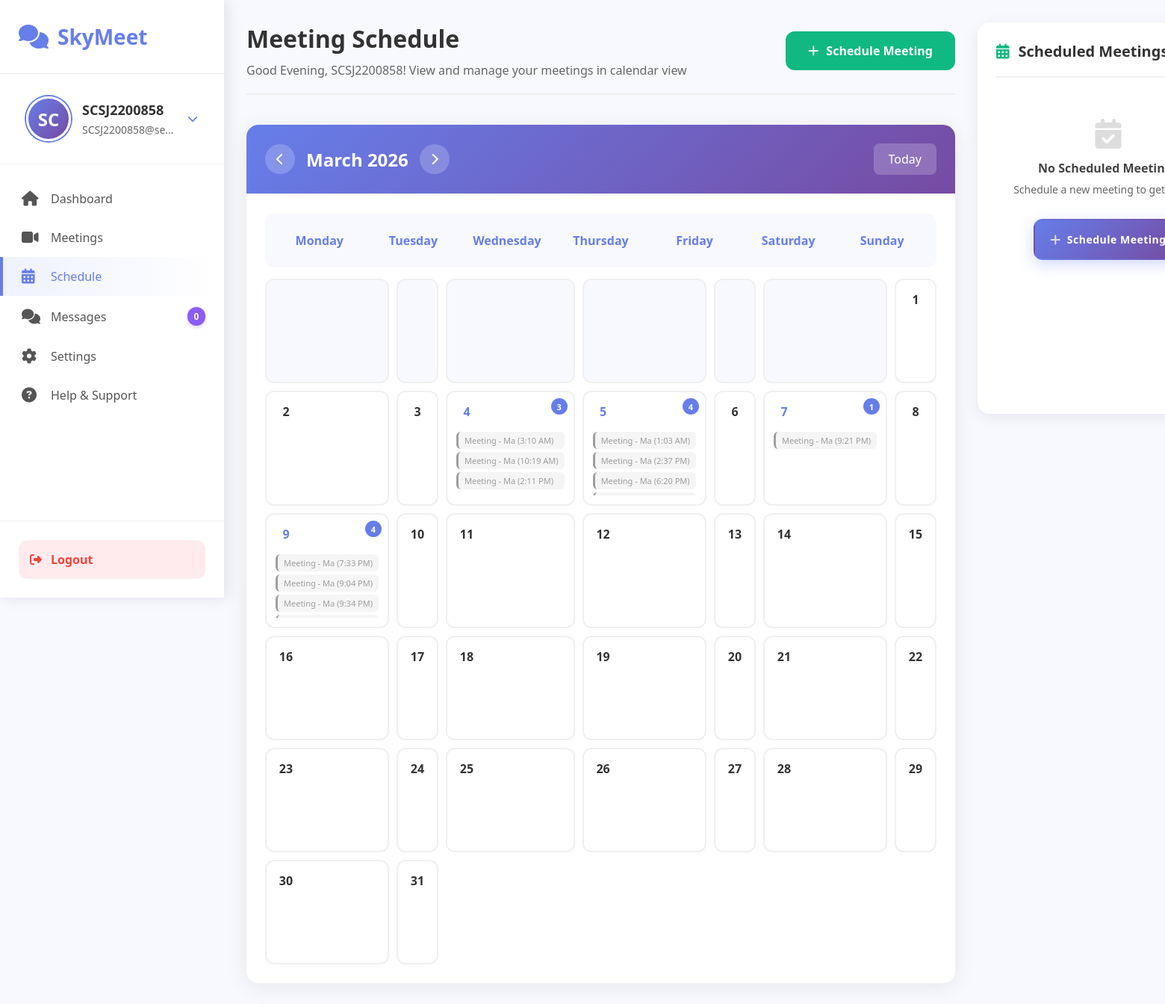
The app's page /schedule.php?month=3&year=2026 (signed in) with its own data.
### tables this page shows
CREATE TABLE `users` (
  `id` int(11) NOT NULL,
  `username` varchar(100) DEFAULT NULL,
  `email` varchar(100) NOT NULL,
  `education_level` varchar(50) DEFAULT NULL,
  `program` varchar(100) DEFAULT NULL,
  `semester` varchar(20) DEFAULT NULL,
  `year` varchar(10) DEFAULT NULL,
  `student_id` varchar(50) DEFAULT NULL,
  `password` varchar(255) NOT NULL,
  `role` varchar(20) DEFAULT 'user',
  `created_at` timestamp NOT NULL DEFAULT current_timestamp(),
  `profile_photo` varchar(255) DEFAULT NULL,
  `last_activity` timestamp NULL DEFAULT NULL
);

CREATE TABLE `meetings` (
  `id` int(11) NOT NULL,
  `title` varchar(200) NOT NULL,
  `description` text DEFAULT NULL,
  `host_id` int(11) NOT NULL,
  `meeting_date` date NOT NULL,
  `start_time` time NOT NULL,
  `end_time` time NOT NULL,
  `participants` text DEFAULT NULL,
  `status` enum('scheduled','ongoing','completed','cancelled') DEFAULT 'scheduled',
  `room_id` varchar(100) NOT NULL,
  `password` varchar(255) DEFAULT NULL,
  `is_password_protected` tinyint(1) DEFAULT 0,
  `created_at` timestamp NOT NULL DEFAULT current_timestamp(),
  `updated_at` timestamp NOT NULL DEFAULT current_timestamp() ON UPDATE current_timestamp(),
  `username` varchar(50) NOT NULL
);

### profile_utils.php (called while the page is built, shortened)
<?php
if (!function_exists('getInitials')) {
    function getInitials($username) {
        if (strlen($username) >= 2) {
            return strtoupper(substr($username, 0, 2));
        }
        return strtoupper($username . $username);
    }
}
function getProfilePhoto($user) {
    if (!empty($user['profile_photo'])) {
        $photo_path = 'uploads/profile_photos/' . $user['profile_photo'];
    }
    return false;
}
function getCurrentUser($conn, $user_id) {
    $sql = "SELECT id, username, email, profile_photo FROM users WHERE id = ?";
    $stmt = $conn->prepare($sql);
    $stmt->bind_param("i", $user_id);
    $stmt->execute();
    $result = $stmt->get_result();
    $user = $result->fetch_assoc();
    return $user;
}
?>

### schedule.php (the view, shortened to what this page needs)
<?php
require_once 'connect.php';
require_once 'profile_utils.php';
$user_id = $_SESSION['user_id'];
$username = $_SESSION['username'];
$user = getCurrentUser($conn, $user_id);
$unread_private_sql = "SELECT COUNT(*) as count FROM messages
                       WHERE receiver_id = ? AND is_read = 0";
$unread_private_stmt = $conn->prepare($unread_private_sql);
$unread_private_count = 0;
if ($unread_private_stmt) {
    $unread_private_stmt->bind_param("i", $user_id);
    $unread_private_stmt->execute();
    $unread_private_result = $unread_private_stmt->get_result();
    $unread_private_data = $unread_private_result->fetch_assoc();
    $unread_private_count = $unread_private_data['count'] ?? 0;
}
$unread_group_sql = "SELECT COUNT(*) as count
                     FROM group_messages gm
                     JOIN group_members g ON gm.group_id = g.group_id
                     WHERE g.user_id = ?
                     AND gm.id > COALESCE(g.last_read_message_id, 0)
                     AND gm.sender_id != ?";
$unread_group_stmt = $conn->prepare($unread_group_sql);
$unread_group_count = 0;
if ($unread_group_stmt) {
    $unread_group_stmt->bind_param("ii", $user_id, $user_id);
    $unread_group_stmt->execute();
    $unread_group_result = $unread_group_stmt->get_result();
    $unread_group_data = $unread_group_result->fetch_assoc();
    $unread_group_count = $unread_group_data['count'] ?? 0;
}
$pending_requests_count_sql = "SELECT COUNT(*) as count FROM friends f
                               JOIN users u ON f.user_id = u.id
                               WHERE f.friend_id = ? AND f.status = 'pending'
                               AND u.username != 'admin' AND u.email NOT LIKE '%admin%'";
$pending_count_stmt = $conn->prepare($pending_requests_count_sql);
$pending_requests_count = 0;
if ($pending_count_stmt) {
    $pending_count_stmt->bind_param("i", $user_id);
    $pending_count_stmt->execute();
    $pending_count_result = $pending_count_stmt->get_result();
    $pending_count_data = $pending_count_result->fetch_assoc();
    $pending_requests_count = $pending_count_data['count'] ?? 0;
}
$total_unread_messages = $unread_private_count + $unread_group_count + $pending_requests_count;
function getMeetingStatus($meeting_date, $start_time, $end_time) {
    $now = time();
    $meeting_start = strtotime($meeting_date . ' ' . $start_time);
    $meeting_end = strtotime($meeting_date . ' ' . $end_time);
    return 'completed';
}
$current_month = isset($_GET['month']) ? intval($_GET['month']) : date('n');
$current_year = isset($_GET['year']) ? intval($_GET['year']) : date('Y');
$prev_month = $current_month == 1 ? 12 : $current_month - 1;
$prev_year = $current_month == 1 ? $current_year - 1 : $current_year;
$next_month = $current_month == 12 ? 1 : $current_month + 1;
$next_year = $current_month == 12 ? $current_year + 1 : $current_year;
$days_in_month = date('t', strtotime("$current_year-$current_month-01"));
$first_day_of_month = date('N', strtotime("$current_year-$current_month-01"));
$meetings = [];
$meetings_sql = "SELECT m.*
                 FROM meetings m
                 WHERE m.host_id = ?
                 AND MONTH(m.meeting_date) = ?
                 AND YEAR(m.meeting_date) = ?
                 ORDER BY m.meeting_date, m.start_time";
$meetings_stmt = $conn->prepare($meetings_sql);
$meetings_stmt->bind_param("iii", $user_id, $current_month, $current_year);
$meetings_stmt->execute();
$meetings_result = $meetings_stmt->get_result();
while ($meeting = $meetings_result->fetch_assoc()) {
    $date = date('j', strtotime($meeting['meeting_date']));
    if (!isset($meetings[$date])) {
        $meetings[$date] = [];
    }
    $meetings[$date][] = $meeting;
}
$upcoming_sql = "SELECT m.*
                 FROM meetings m
                 WHERE m.host_id = ?
                 AND (m.meeting_date > CURDATE()
                      OR (m.meeting_date = CURDATE() AND m.end_time > CURTIME()))
                 ORDER BY m.meeting_date, m.start_time
                 LIMIT 10";
$upcoming_stmt = $conn->prepare($upcoming_sql);
$upcoming_stmt->bind_param("i", $user_id);
$upcoming_stmt->execute();
$upcoming_result = $upcoming_stmt->get_result();
$upcoming_meetings = $upcoming_result->fetch_all(MYSQLI_ASSOC);
function getGreeting() {
    $hour = date('H');
    if ($hour < 12) {
        return 'Good Morning';
    } elseif ($hour < 18) {
        return 'Good Afternoon';
    } else {
        return 'Good Evening';
    }
}
?>
<!DOCTYPE html>
<html lang="en">
<head>
    <link rel="stylesheet" href="https://cdnjs.cloudflare.com/ajax/libs/font-awesome/6.4.0/css/all.min.css">
</head>
<body>
    <div class="schedule-container">
        <div class="sidebar" id="sidebar">
            <div class="logo">
                <h1><i class="fas fa-comments"></i> SkyMeet</h1>
            </div>
            <div class="user-profile">
                <div class="user-profile-content" id="userProfileTrigger">
                    <div class="user-avatar">
                        <?php
                        $profile_photo = getProfilePhoto($user);
                        if ($profile_photo): ?>
                            <img src="<?php echo htmlspecialchars($profile_photo); ?>" alt="<?php echo htmlspecialchars($username); ?>">
                        <?php else: ?>
                            <?php echo getInitials($username); ?>
                        <?php endif; ?>
                    </div>
                    <div class="user-info">
                        <h3><?php echo htmlspecialchars($username); ?></h3>
                        <p><?php echo htmlspecialchars($user['email'] ?? 'User'); ?></p>
                    </div>
                    <i class="fas fa-chevron-down dropdown-icon" id="dropdownIcon"></i>
                </div>
            </div>
            <nav class="nav-menu">
                <a href="dashboard.php" class="nav-item">
                    <i class="fas fa-home"></i> Dashboard
                </a>
                <a href="meetings.php" class="nav-item">
                    <i class="fas fa-video"></i> Meetings
                </a>
                <a href="schedule.php" class="nav-item active">
                    <i class="fas fa-calendar-alt"></i> Schedule
                </a>
                <a href="chat.php" class="nav-item">
                    <i class="fas fa-comments"></i> Messages
                    <?php if ($total_unread_messages > 0): ?>
                        <span class="nav-badge"><?php echo $total_unread_messages; ?></span>
                    <?php else: ?>
                        <span class="nav-badge">0</span>
                    <?php endif; ?>
                </a>
                <a href="settings.php" class="nav-item">
                    <i class="fas fa-cog"></i> Settings
                </a>
                <a href="help.php" class="nav-item">
                    <i class="fas fa-question-circle"></i> Help & Support
                </a>
            </nav>
            <div class="sidebar-footer">
                <form action="logout.php" method="POST">
                    <button type="submit" class="logout-btn">
                        <i class="fas fa-sign-out-alt"></i> Logout
                    </button>
                </form>
            </div>
        </div>
        <div class="main-content">
            <div class="content-left">
                <div class="header">
                    <div class="header-left">
                        <h2>Meeting Schedule</h2>
                        <p><?php echo getGreeting(); ?>, <?php echo htmlspecialchars($username); ?>! View and manage your meetings in calendar view</p>
                    </div>
                    <div class="header-right">
                        <button class="btn-quick" onclick="showMeetingModal()">
                            <i class="fas fa-plus"></i> Schedule Meeting
                        </button>
                    </div>
                </div>
                <div class="calendar-container">
                    <div class="calendar-header">
                        <div class="calendar-nav">
                            <a href="?month=<?php echo $prev_month; ?>&year=<?php echo $prev_year; ?>"
                               class="calendar-nav-btn">
                                <i class="fas fa-chevron-left"></i>
                            </a>
                            <span class="calendar-title">
                                <?php echo date('F Y', strtotime("$current_year-$current_month-01")); ?>
                            </span>
                            <a href="?month=<?php echo $next_month; ?>&year=<?php echo $next_year; ?>"
                               class="calendar-nav-btn">
                                <i class="fas fa-chevron-right"></i>
                            </a>
                        </div>
                        <div class="calendar-actions">
                            <a href="?month=<?php echo date('n'); ?>&year=<?php echo date('Y'); ?>"
                               class="btn-today">
                                Today
                            </a>
                        </div>
                    </div>
                    <div class="calendar-grid">
                        <div class="weekdays">
                            <div class="weekday">Monday</div>
                            <div class="weekday">Tuesday</div>
                            <div class="weekday">Wednesday</div>
                            <div class="weekday">Thursday</div>
                            <div class="weekday">Friday</div>
                            <div class="weekday">Saturday</div>
                            <div class="weekday">Sunday</div>
                        </div>
                        <div class="days-grid">
                            <?php
                            for ($i = 1; $i < $first_day_of_month; $i++) {
                                echo '<div class="day empty"></div>';
                            }
                            $today = date('j');
                            for ($day = 1; $day <= $days_in_month; $day++) {
                                $is_today = ($day == $today && $current_month == date('n') && $current_year == date('Y'));
                                $has_meetings = isset($meetings[$day]) && count($meetings[$day]) > 0;
                                $meeting_count = $has_meetings ? count($meetings[$day]) : 0;
                                $date_str = date('Y-m-d', strtotime("$current_year-$current_month-$day"));
                                echo '<div class="day' . ($is_today ? ' today' : '') . ($has_meetings ? ' has-meetings' : '') . '"
                                      onclick="showDayMeetings(' . $day . ', \'' . $date_str . '\')">';
                                echo '<div class="day-number">' . $day . '</div>';
                                if ($has_meetings) {
                                    echo '<div class="meeting-count">' . $meeting_count . '</div>';
                                    echo '<div class="meeting-list">';
                                    $day_meetings = $meetings[$day];
                                    usort($day_meetings, function($a, $b) {
                                        return strtotime($a['start_time']) - strtotime($b['start_time']);
                                    });
                                    foreach ($day_meetings as $meeting) {
                                        $status = getMeetingStatus($meeting['meeting_date'], $meeting['start_time'], $meeting['end_time']);
                                        $status_class = "status-" . $status;
                                        echo '<div class="meeting-item-small ' . $status_class . '"
                                              onclick="event.stopPropagation(); showMeetingDetails(' . $meeting['id'] . ', \'' . addslashes($meeting['title']) . '\', \'' . addslashes($meeting['description']) . '\', \'' . $meeting['meeting_date'] . '\', \'' . $meeting['start_time'] . '\', \'' . $meeting['end_time'] . '\', \'' . $status . '\', \'' . $meeting['room_id'] . '\')">'
                                              . htmlspecialchars(substr($meeting['title'], 0, 12)) .
                                              ' (' . date('g:i A', strtotime($meeting['start_time'])) . ')' .
                                              '</div>';
                                    }
                                    echo '</div>';
                                }
                                echo '</div>';
                            }
                            ?>
                        </div>
                    </div>
                </div>
            </div>
            <div class="right-sidebar">
                <div class="right-sidebar-header">
                    <h3><i class="fas fa-calendar-alt"></i> Scheduled Meetings</h3>
                </div>
                <div class="upcoming-list">
                    <?php if (empty($upcoming_meetings)): ?>
                        <div class="empty-state">
                            <i class="fas fa-calendar-check"></i>
                            <h4>No Scheduled Meetings</h4>
                            <p>Schedule a new meeting to get started</p>
                            <button class="btn-quick" onclick="showMeetingModal()" style="margin-top: 15px; padding: 10px 20px; font-size: 14px;">
                                <i class="fas fa-plus"></i> Schedule Meeting
                            </button>
                        </div>
                    <?php endif; ?>
                </div>
            </div>
        </div>
    </div>
</body>
</html>

### records on screen
users: email "SCSJ2200858@se…"
meetings: title "Meeting - Ma", start_time "3:10 AM"
meetings: title "Meeting - Ma", start_time "10:19 AM"
meetings: title "Meeting - Ma", start_time "2:11 PM"
meetings: title "Meeting - Ma", start_time "1:03 AM"
meetings: title "Meeting - Ma", start_time "2:37 PM"
meetings: title "Meeting - Ma", start_time "6:20 PM"
meetings: title "Meeting - Ma", start_time "9:21 PM"
meetings: title "Meeting - Ma", start_time "7:33 PM"
meetings: title "Meeting - Ma", start_time "9:04 PM"
meetings: title "Meeting - Ma", start_time "9:34 PM"

### other values on screen
getInitials($username) "SC"
$username "SCSJ2200858"
getGreeting() "Good Evening"
date('F Y', strtotime("$current_year-$current_month-01")) "March 2026"
$meeting_count "3"
$meeting_count "4"
$meeting_count "1"
